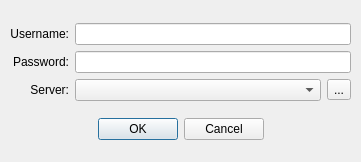
<?xml version="1.0" encoding="UTF-8"?>
<ui version="4.0">
 <class>LoginDialog</class>
 <widget class="QDialog" name="LoginDialog">
  <property name="geometry">
   <rect>
    <x>0</x>
    <y>0</y>
    <width>361</width>
    <height>162</height>
   </rect>
  </property>
  <property name="windowTitle">
   <string>Login to Server</string>
  </property>
  <property name="windowIcon">
   <iconset resource="skeleton.qrc">
    <normaloff>:/images/login.png</normaloff>:/images/login.png</iconset>
  </property>
  <widget class="QWidget" name="layoutWidget">
   <property name="geometry">
    <rect>
     <x>10</x>
     <y>12</y>
     <width>341</width>
     <height>141</height>
    </rect>
   </property>
   <layout class="QVBoxLayout" name="verticalLayout">
    <item>
     <layout class="QGridLayout" name="gridLayout">
      <item row="0" column="0">
       <widget class="QLabel" name="userLabel">
        <property name="text">
         <string>Username:</string>
        </property>
        <property name="alignment">
         <set>Qt::AlignRight|Qt::AlignTrailing|Qt::AlignVCenter</set>
        </property>
       </widget>
      </item>
      <item row="0" column="1">
       <widget class="QLineEdit" name="userInput"/>
      </item>
      <item row="1" column="0">
       <widget class="QLabel" name="passwdLabel">
        <property name="text">
         <string>Password:</string>
        </property>
        <property name="alignment">
         <set>Qt::AlignRight|Qt::AlignTrailing|Qt::AlignVCenter</set>
        </property>
       </widget>
      </item>
      <item row="1" column="1">
       <widget class="QLineEdit" name="passwdInput">
        <property name="echoMode">
         <enum>QLineEdit::Password</enum>
        </property>
       </widget>
      </item>
      <item row="2" column="0">
       <widget class="QLabel" name="serverLabel">
        <property name="text">
         <string>Server:</string>
        </property>
        <property name="alignment">
         <set>Qt::AlignRight|Qt::AlignTrailing|Qt::AlignVCenter</set>
        </property>
       </widget>
      </item>
      <item row="2" column="1">
       <layout class="QHBoxLayout" name="horizontalLayout">
        <item>
         <widget class="QComboBox" name="serverCombo"/>
        </item>
        <item>
         <widget class="QToolButton" name="serverManageButton">
          <property name="text">
           <string>...</string>
          </property>
         </widget>
        </item>
       </layout>
      </item>
     </layout>
    </item>
    <item>
     <widget class="QDialogButtonBox" name="buttonBox">
      <property name="layoutDirection">
       <enum>Qt::LeftToRight</enum>
      </property>
      <property name="orientation">
       <enum>Qt::Horizontal</enum>
      </property>
      <property name="standardButtons">
       <set>QDialogButtonBox::Cancel|QDialogButtonBox::Ok</set>
      </property>
      <property name="centerButtons">
       <bool>true</bool>
      </property>
     </widget>
    </item>
   </layout>
  </widget>
 </widget>
 <resources>
  <include location="skeleton.qrc"/>
 </resources>
 <connections>
  <connection>
   <sender>buttonBox</sender>
   <signal>accepted()</signal>
   <receiver>LoginDialog</receiver>
   <slot>accept()</slot>
   <hints>
    <hint type="sourcelabel">
     <x>248</x>
     <y>254</y>
    </hint>
    <hint type="destinationlabel">
     <x>157</x>
     <y>274</y>
    </hint>
   </hints>
  </connection>
  <connection>
   <sender>buttonBox</sender>
   <signal>rejected()</signal>
   <receiver>LoginDialog</receiver>
   <slot>reject()</slot>
   <hints>
    <hint type="sourcelabel">
     <x>316</x>
     <y>260</y>
    </hint>
    <hint type="destinationlabel">
     <x>286</x>
     <y>274</y>
    </hint>
   </hints>
  </connection>
 </connections>
</ui>
